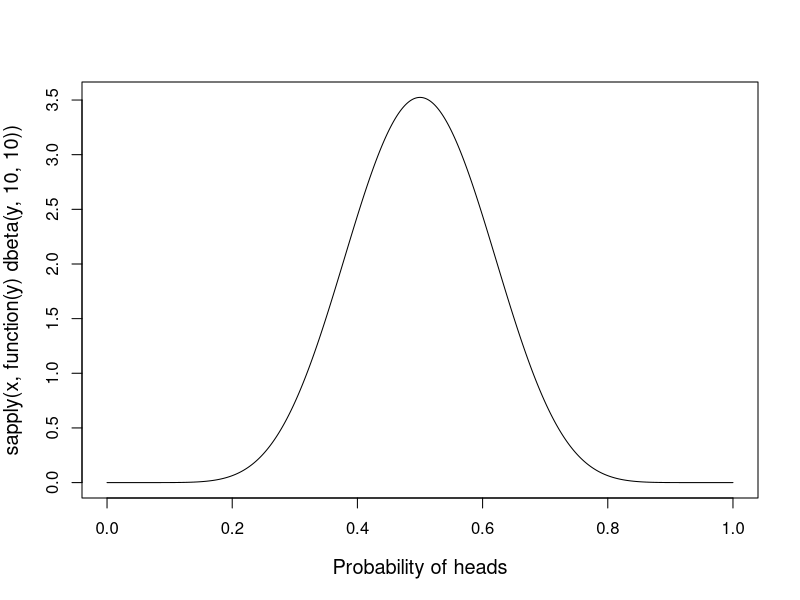
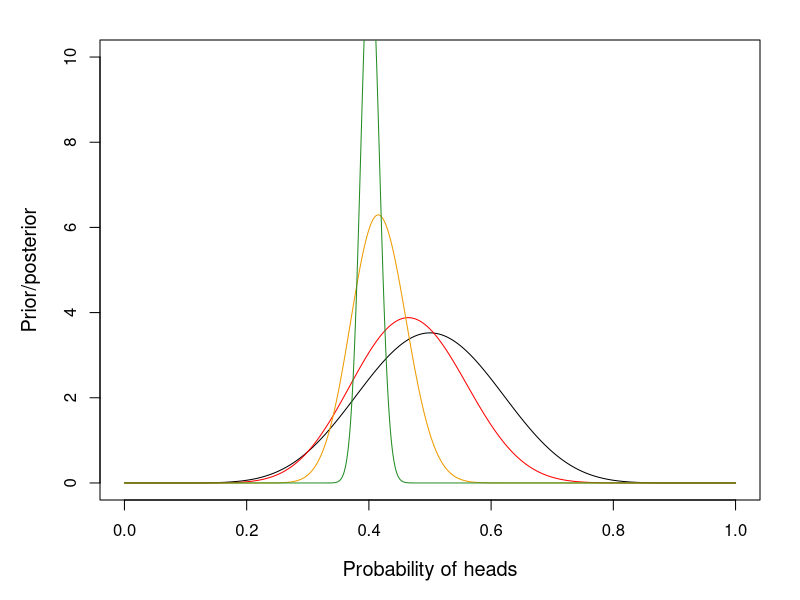

The R script that drew these images, in order:
x <- seq(0, 1, length.out=1000)

plot(x, sapply(x, function(y) dbeta(y, 10, 10)), type='l', xlab='Probability of heads', cex.lab=1.2)

par(mar=c(5,5,2,2))
plot(x, sapply(x, function(y) dbeta(y, 10, 10)), type='l', 
                xlab='Probability of heads', cex.lab=1.2, ylab='Prior/posterior', ylim=c(0,10))
lines(x, sapply(x, function(y) 5*choose(10,4) * y^4 * (1-y)^6 * dbeta(y,10,10)), col='red')
lines(x, sapply(x, function(y) 30*choose(100,40) * y^40 * (1-y)^60 * dbeta(y,10,10)), col='orange2')
lines(x, sapply(x, function(y) 200*choose(1000,400) * y^400 * (1-y)^600 * dbeta(y,10,10)), 
      col='forestgreen')
